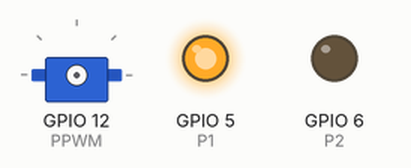
Recording of a program running on a simulated Raspberry Pi (BCM pin numbers). Shown: servo, output pins drawn as LEDs (lit = HIGH). Servo angles are drawn from the pulse width (0.5 ms = 0°, 2.5 ms = 180°); pins used as bus, display or sensor lines are not drawn.

Above: at 0.05 s.
At 2.7 s:
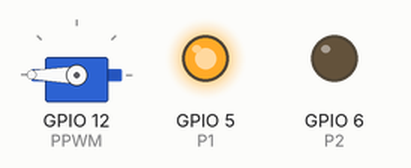
At 4.35 s:
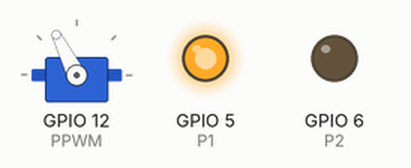
At 5.35 s:
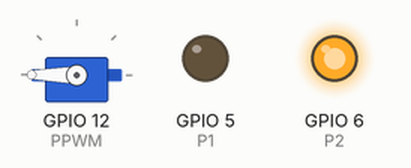
At 9.35 s:
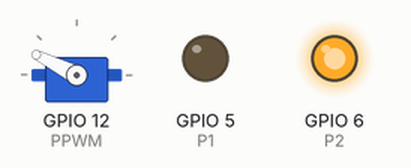
At 10.05 s:
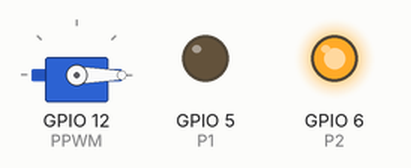
Timing chart, 0 to 13.1 s (numbered marks = the images above):
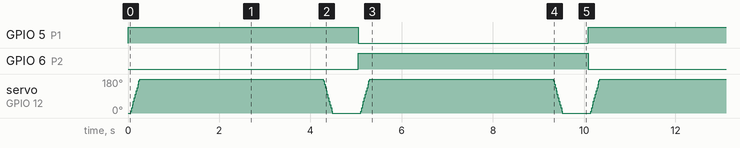

Measured:
- by itself, GPIO 5 (P1), GPIO 6 (P2): alternates HIGH for 5.0 s and LOW for 5.0 s

The program:

pwmmotor.py
```python
import RPi.GPIO as GPIO
from time import*
GPIO.setmode(GPIO.BCM)
PPWM = 12
P1 = 5
P2 = 6
GPIO.setup(PPWM, GPIO.OUT)
GPIO.setup(P1, GPIO.OUT)
GPIO.setup(P2, GPIO.OUT)
servo= GPIO.PWM(PPWM, 50) #Para crear una instancia de PWM (Canal,frecuencia)
servo.start(0) #inicilizar valor en dc del PWM
GPIO.output(P1,True)
GPIO.output(P2,False)


while True:

 for i in range(100, -1, -1):
  servo.ChangeDutyCycle(100-i) # Para cambiar el ciclo de trabajo de 0 a 100
  sleep(0.02)
 sleep(0.5)
 for i in range(100, -1, -1):
  servo.ChangeDutyCycle(i) # Para cambiar el ciclo de trabajo de 0 a 100
  sleep(0.02)
 sleep(0.5)
 GPIO.output(P1,not (GPIO.input(P1)))
 GPIO.output(P2,not (GPIO.input(P2)))
```
